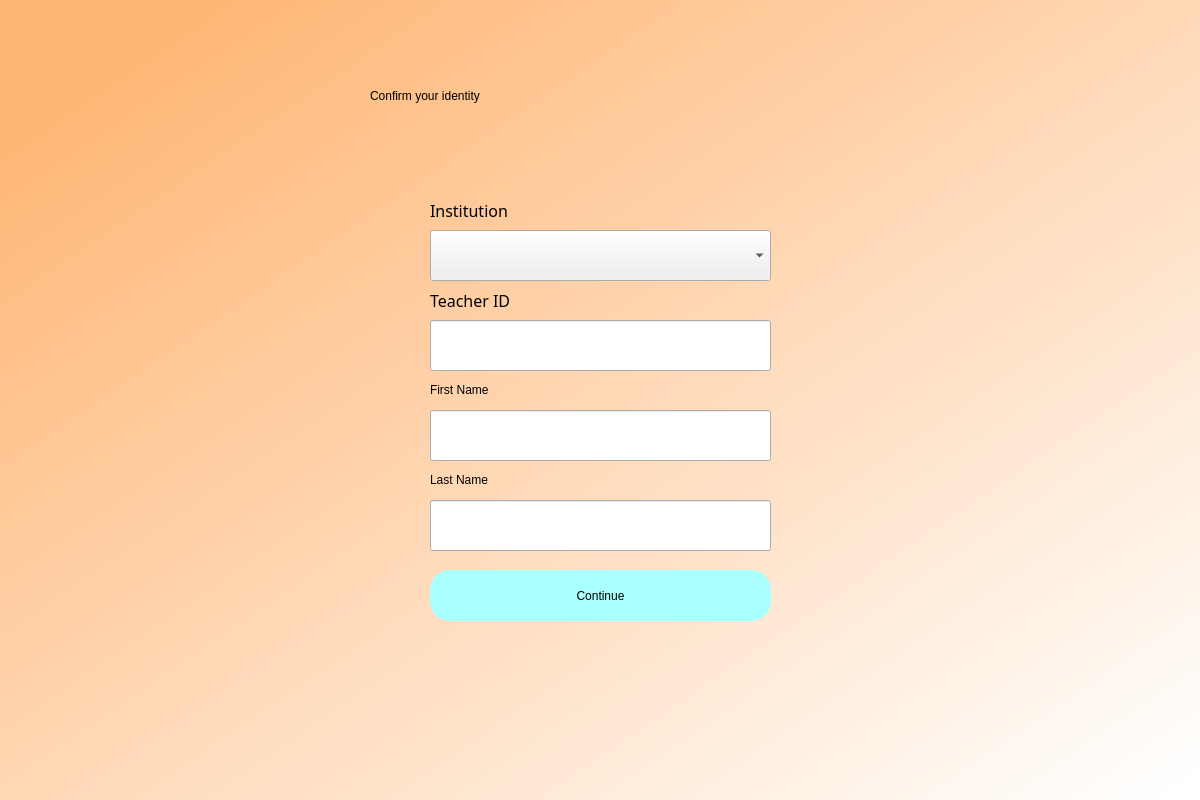
<?xml version="1.0" encoding="UTF-8"?>
<ui version="4.0">
 <class>Dialog</class>
 <widget class="QDialog" name="Dialog">
  <property name="geometry">
   <rect>
    <x>0</x>
    <y>0</y>
    <width>1200</width>
    <height>800</height>
   </rect>
  </property>
  <property name="windowTitle">
   <string>Dialog</string>
  </property>
  <widget class="QWidget" name="bgwidget" native="true">
   <property name="geometry">
    <rect>
     <x>0</x>
     <y>0</y>
     <width>1201</width>
     <height>801</height>
    </rect>
   </property>
   <property name="styleSheet">
    <string notr="true">QWidget#bgwidget{
background-color:qlineargradient(spread:pad, x1:0.091, y1:0.101636, x2:0.991379, y2:0.977, stop:0 rgba(255, 183, 119), stop:1 rgba(255, 255, 255, 255));}
</string>
   </property>
   <widget class="QLabel" name="label">
    <property name="geometry">
     <rect>
      <x>370</x>
      <y>60</y>
      <width>451</width>
      <height>71</height>
     </rect>
    </property>
    <property name="styleSheet">
     <string notr="true">font: 36pt &quot;MS Shell Dlg 2&quot;; color:rgb(0,0,0)</string>
    </property>
    <property name="text">
     <string>Confirm your identity</string>
    </property>
   </widget>
   <widget class="QPushButton" name="signup">
    <property name="geometry">
     <rect>
      <x>430</x>
      <y>570</y>
      <width>341</width>
      <height>51</height>
     </rect>
    </property>
    <property name="styleSheet">
     <string notr="true">border-radius:20px;
background-color: rgb(170, 255, 255);
font: 14pt &quot;MS Shell Dlg 2&quot;;</string>
    </property>
    <property name="text">
     <string>Continue</string>
    </property>
   </widget>
   <widget class="QLineEdit" name="firstname">
    <property name="geometry">
     <rect>
      <x>430</x>
      <y>320</y>
      <width>341</width>
      <height>51</height>
     </rect>
    </property>
    <property name="styleSheet">
     <string notr="true">
font: 12pt &quot;MS Shell Dlg 2&quot;;</string>
    </property>
   </widget>
   <widget class="QLabel" name="label_3">
    <property name="geometry">
     <rect>
      <x>430</x>
      <y>290</y>
      <width>81</width>
      <height>20</height>
     </rect>
    </property>
    <property name="font">
     <font>
      <family>DengXian</family>
      <pointsize>12</pointsize>
      <weight>50</weight>
      <italic>false</italic>
      <bold>false</bold>
     </font>
    </property>
    <property name="styleSheet">
     <string notr="true">font: 12pt &quot;DengXian&quot;;</string>
    </property>
    <property name="text">
     <string>Teacher ID</string>
    </property>
   </widget>
   <widget class="QLabel" name="label_4">
    <property name="geometry">
     <rect>
      <x>430</x>
      <y>380</y>
      <width>81</width>
      <height>20</height>
     </rect>
    </property>
    <property name="styleSheet">
     <string notr="true">font: 12pt &quot;DengXian&quot;;</string>
    </property>
    <property name="text">
     <string>First Name</string>
    </property>
   </widget>
   <widget class="QLabel" name="error">
    <property name="geometry">
     <rect>
      <x>440</x>
      <y>456</y>
      <width>341</width>
      <height>20</height>
     </rect>
    </property>
    <property name="styleSheet">
     <string notr="true">font: 12pt &quot;MS Shell Dlg 2&quot;; color:red;</string>
    </property>
    <property name="text">
     <string/>
    </property>
   </widget>
   <widget class="QLabel" name="label_5">
    <property name="geometry">
     <rect>
      <x>430</x>
      <y>470</y>
      <width>81</width>
      <height>20</height>
     </rect>
    </property>
    <property name="styleSheet">
     <string notr="true">font: 12pt &quot;DengXian&quot;;</string>
    </property>
    <property name="text">
     <string>Last Name</string>
    </property>
   </widget>
   <widget class="QLineEdit" name="lastname">
    <property name="geometry">
     <rect>
      <x>430</x>
      <y>410</y>
      <width>341</width>
      <height>51</height>
     </rect>
    </property>
    <property name="styleSheet">
     <string notr="true">
font: 12pt &quot;MS Shell Dlg 2&quot;;</string>
    </property>
   </widget>
   <widget class="QLineEdit" name="lastname_2">
    <property name="geometry">
     <rect>
      <x>430</x>
      <y>500</y>
      <width>341</width>
      <height>51</height>
     </rect>
    </property>
    <property name="styleSheet">
     <string notr="true">
font: 12pt &quot;MS Shell Dlg 2&quot;;</string>
    </property>
   </widget>
   <widget class="QLabel" name="label_6">
    <property name="geometry">
     <rect>
      <x>430</x>
      <y>200</y>
      <width>81</width>
      <height>20</height>
     </rect>
    </property>
    <property name="font">
     <font>
      <family>DengXian</family>
      <pointsize>12</pointsize>
      <weight>50</weight>
      <italic>false</italic>
      <bold>false</bold>
     </font>
    </property>
    <property name="styleSheet">
     <string notr="true">font: 12pt &quot;DengXian&quot;;</string>
    </property>
    <property name="text">
     <string>Institution</string>
    </property>
   </widget>
   <widget class="QComboBox" name="comboBox">
    <property name="geometry">
     <rect>
      <x>430</x>
      <y>230</y>
      <width>341</width>
      <height>51</height>
     </rect>
    </property>
    <property name="styleSheet">
     <string notr="true">font: 12pt &quot;DengXian&quot;;</string>
    </property>
    <item>
     <property name="text">
      <string/>
     </property>
    </item>
    <item>
     <property name="text">
      <string>University of Cape Town</string>
     </property>
    </item>
    <item>
     <property name="text">
      <string>University of Stellenbosch</string>
     </property>
    </item>
    <item>
     <property name="text">
      <string>University of Western Cape</string>
     </property>
    </item>
    <item>
     <property name="text">
      <string>Cape Penisula University of Technology</string>
     </property>
    </item>
   </widget>
  </widget>
 </widget>
 <resources>
  <include location="default.qrc"/>
 </resources>
 <connections/>
</ui>
